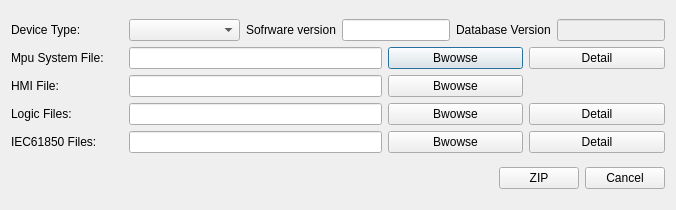
<?xml version="1.0" encoding="UTF-8"?>
<ui version="4.0">
 <class>PackageTool</class>
 <widget class="QDialog" name="PackageTool">
  <property name="geometry">
   <rect>
    <x>0</x>
    <y>0</y>
    <width>676</width>
    <height>210</height>
   </rect>
  </property>
  <property name="maximumSize">
   <size>
    <width>16777215</width>
    <height>400</height>
   </size>
  </property>
  <property name="windowTitle">
   <string>Dialog</string>
  </property>
  <layout class="QGridLayout" name="gridLayout_2">
   <item row="0" column="0">
    <layout class="QGridLayout" name="gridLayout">
     <item row="0" column="0" colspan="2">
      <layout class="QHBoxLayout" name="horizontalLayout">
       <item>
        <widget class="QLabel" name="label_Type">
         <property name="text">
          <string>Device Type:</string>
         </property>
        </widget>
       </item>
       <item>
        <widget class="QComboBox" name="comboBox"/>
       </item>
      </layout>
     </item>
     <item row="0" column="2" colspan="3">
      <layout class="QHBoxLayout" name="horizontalLayout_3">
       <item>
        <widget class="QLabel" name="label_SoftVer">
         <property name="text">
          <string>Sofrware version</string>
         </property>
        </widget>
       </item>
       <item>
        <widget class="QLineEdit" name="lineEdit_SoftVer"/>
       </item>
       <item>
        <widget class="QLabel" name="label_DatabaseVer">
         <property name="text">
          <string>Database Version</string>
         </property>
        </widget>
       </item>
       <item>
        <widget class="QLineEdit" name="lineEdit_DatabaseVer">
         <property name="enabled">
          <bool>false</bool>
         </property>
        </widget>
       </item>
      </layout>
     </item>
     <item row="1" column="0">
      <widget class="QLabel" name="label_MPUFile">
       <property name="text">
        <string>Mpu System File:</string>
       </property>
      </widget>
     </item>
     <item row="1" column="1" colspan="2">
      <widget class="QLineEdit" name="lineEdit_MPUFile"/>
     </item>
     <item row="1" column="3">
      <widget class="QPushButton" name="pushButton_MPU">
       <property name="text">
        <string>Bwowse</string>
       </property>
      </widget>
     </item>
     <item row="2" column="0">
      <widget class="QLabel" name="label_HMIFile">
       <property name="text">
        <string>HMI File:</string>
       </property>
      </widget>
     </item>
     <item row="2" column="1" colspan="2">
      <widget class="QLineEdit" name="lineEdit_HMIFIle"/>
     </item>
     <item row="2" column="3">
      <widget class="QPushButton" name="pushButton_HMI">
       <property name="text">
        <string>Bwowse</string>
       </property>
      </widget>
     </item>
     <item row="3" column="0">
      <widget class="QLabel" name="label_LogicFile">
       <property name="text">
        <string>Logic Files:</string>
       </property>
      </widget>
     </item>
     <item row="3" column="1" colspan="2">
      <widget class="QLineEdit" name="lineEdit_LogicFile"/>
     </item>
     <item row="3" column="3">
      <widget class="QPushButton" name="pushButton_Logic">
       <property name="text">
        <string>Bwowse</string>
       </property>
      </widget>
     </item>
     <item row="3" column="4">
      <widget class="QPushButton" name="pushButton_LogicDetail">
       <property name="text">
        <string>Detail</string>
       </property>
      </widget>
     </item>
     <item row="4" column="0">
      <widget class="QLabel" name="label_IECFiles">
       <property name="text">
        <string>IEC61850 Files:</string>
       </property>
      </widget>
     </item>
     <item row="4" column="1" colspan="2">
      <widget class="QLineEdit" name="lineEdit_IECFiles"/>
     </item>
     <item row="4" column="3">
      <widget class="QPushButton" name="pushButton_IEC">
       <property name="text">
        <string>Bwowse</string>
       </property>
      </widget>
     </item>
     <item row="4" column="4">
      <widget class="QPushButton" name="pushButton_IECDetail">
       <property name="text">
        <string>Detail</string>
       </property>
      </widget>
     </item>
     <item row="1" column="4">
      <widget class="QPushButton" name="pushButton_MPUDetail">
       <property name="text">
        <string>Detail</string>
       </property>
      </widget>
     </item>
    </layout>
   </item>
   <item row="1" column="0">
    <layout class="QHBoxLayout" name="horizontalLayout_2">
     <item>
      <spacer name="horizontalSpacer_2">
       <property name="orientation">
        <enum>Qt::Horizontal</enum>
       </property>
       <property name="sizeHint" stdset="0">
        <size>
         <width>40</width>
         <height>20</height>
        </size>
       </property>
      </spacer>
     </item>
     <item>
      <widget class="QPushButton" name="pushButton_Zip">
       <property name="text">
        <string>ZIP</string>
       </property>
      </widget>
     </item>
     <item>
      <widget class="QPushButton" name="pushButton_Cancel">
       <property name="text">
        <string>Cancel</string>
       </property>
      </widget>
     </item>
    </layout>
   </item>
  </layout>
 </widget>
 <resources/>
 <connections/>
</ui>
